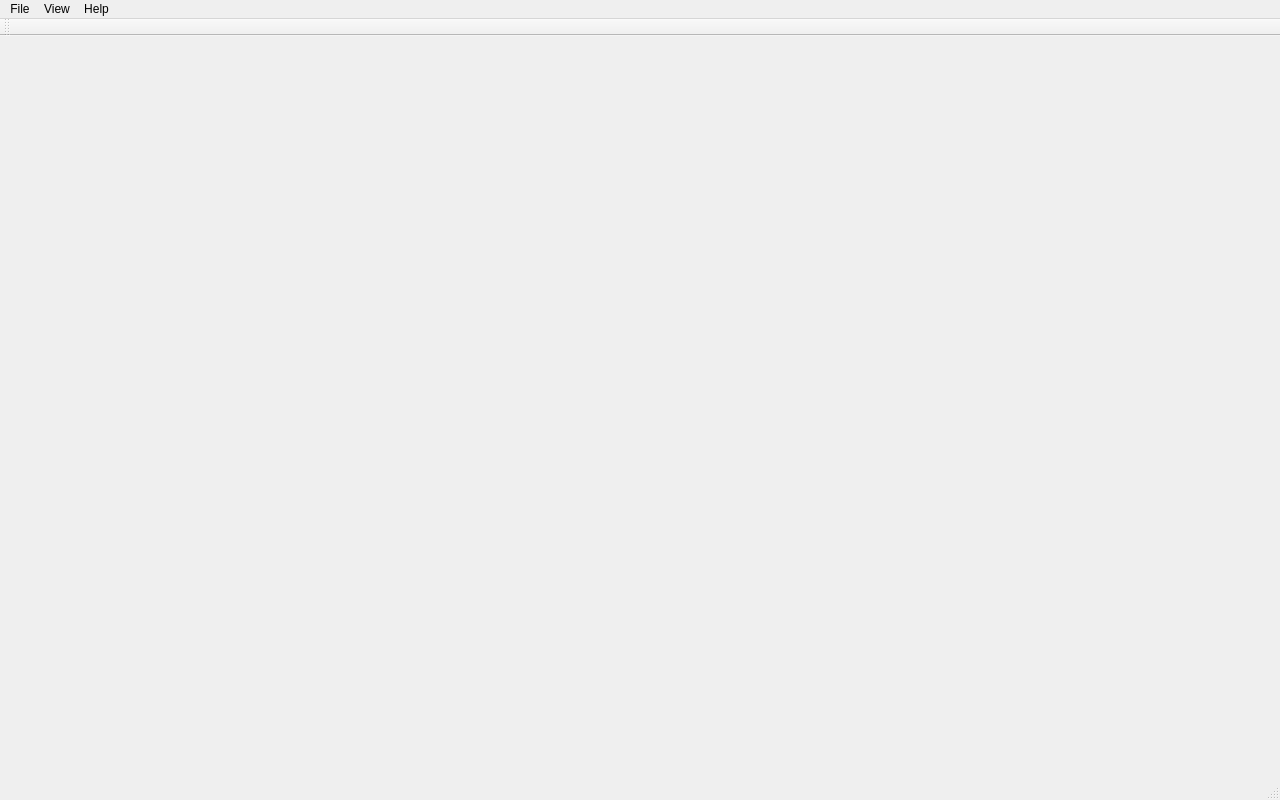
<?xml version="1.0" encoding="UTF-8"?>
<ui version="4.0">
 <class>MainWindowClass</class>
 <widget class="QMainWindow" name="MainWindowClass">
  <property name="geometry">
   <rect>
    <x>0</x>
    <y>0</y>
    <width>1280</width>
    <height>800</height>
   </rect>
  </property>
  <property name="windowTitle">
   <string>QtN3Viewer - Knight Online Model Viewer</string>
  </property>
  <widget class="QWidget" name="centralWidget">
   <layout class="QVBoxLayout" name="verticalLayout">
    <item>
     <widget class="QDirect3D9Widget" name="view">
      <property name="minimumSize">
       <size>
        <width>640</width>
        <height>480</height>
       </size>
      </property>
     </widget>
    </item>
   </layout>
  </widget>
  <widget class="QMenuBar" name="menuBar">
   <property name="geometry">
    <rect>
     <x>0</x>
     <y>0</y>
     <width>1280</width>
     <height>22</height>
    </rect>
   </property>
   <widget class="QMenu" name="menuFile">
    <property name="title">
     <string>File</string>
    </property>
    <addaction name="actionOpen"/>
    <addaction name="separator"/>
    <addaction name="actionExit"/>
   </widget>
   <widget class="QMenu" name="menuView">
    <property name="title">
     <string>View</string>
    </property>
   </widget>
   <widget class="QMenu" name="menuHelp">
    <property name="title">
     <string>Help</string>
    </property>
   </widget>
   <addaction name="menuFile"/>
   <addaction name="menuView"/>
   <addaction name="menuHelp"/>
  </widget>
  <widget class="QStatusBar" name="statusBar"/>
  <widget class="QToolBar" name="mainToolBar">
   <property name="windowTitle">
    <string>toolBar</string>
   </property>
   <attribute name="toolBarArea">
    <enum>TopToolBarArea</enum>
   </attribute>
   <attribute name="toolBarBreak">
    <bool>false</bool>
   </attribute>
  </widget>
  <action name="actionOpen">
   <property name="text">
    <string>Open...</string>
   </property>
   <property name="shortcut">
    <string>Ctrl+O</string>
   </property>
  </action>
  <action name="actionExit">
   <property name="text">
    <string>Exit</string>
   </property>
   <property name="shortcut">
    <string>Ctrl+Q</string>
   </property>
  </action>
 </widget>
 <customwidgets>
  <customwidget>
   <class>QDirect3D9Widget</class>
   <extends>QWidget</extends>
   <header>QDirect3D9Widget.h</header>
  </customwidget>
 </customwidgets>
 <resources/>
 <connections/>
</ui>
